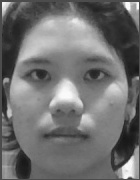
#> input picture dataset/6752300046_Taer.jpg, 140 x 180 px
$ python -i face_utils.py   (imports and definitions only)
#> lines starting #> are read from the running program, lines starting #| are printed output that depends on the picture
#> further down, picture is the input picture: shape (180, 140); min 21, max 253, mean 112.7
import os
import re
import cv2
import numpy as np

# [3 lines not run here, left out]

DATASET_DIR = os.path.join(os.path.dirname(os.path.abspath(__file__)), "dataset")
IMG_EXT = {".jpg", ".jpeg", ".png", ".bmp", ".webp"}  # นามสกุลที่ cv2 อ่านได้
ID_DIGITS = 10  # รหัสนักศึกษาต้องมี 10 หลัก
IMG_SIZE = (140, 180)  # (กว้าง, สูง) ของหน้าที่ตัดแล้ว
CASCADE = cv2.CascadeClassifier(cv2.data.haarcascades + "haarcascade_frontalface_default.xml")


def face_from_photo(gray):
    """รูปนักเรียน -> หน้าขาวดำช่วงหน้าผาก-คาง แก้ม-แก้ม ขนาด IMG_SIZE (None ถ้าหาหน้าไม่เจอ)"""
    # ตัดขอบสีเรียบออก
    for _ in range(4):
        if gray[0].std() < 4: gray = gray[1:]
        if gray[-1].std() < 4: gray = gray[:-1]
        if gray[:, 0].std() < 4: gray = gray[:, 1:]
        if gray[:, -1].std() < 4: gray = gray[:, :-1]
#> this loop made 4 passes
#> pass 1, in face_from_photo, `if gray[:, 0].std() < 4: gray = gray[:, 1:]`:
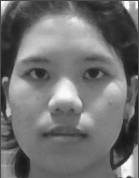
#> gray: shape (178, 139); min 21, max 253, mean 113.4
#> pass 1, in face_from_photo, `if gray[:, -1].std() < 4: gray = gray[:, :-1]`:
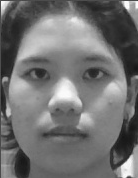
#> gray: shape (178, 138); min 21, max 253, mean 113.7
#> after the loop:
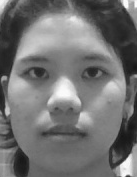
#> gray: shape (177, 137); min 21, max 253, mean 114.2

    h, w = gray.shape
#> h = 177; w = 137
    gray = cv2.resize(gray, (round(w * (600 / max(h, w))), round(h * (600 / max(h, w)))), interpolation=cv2.INTER_AREA)
#> gray: shape (600, 464)
    gray = cv2.copyMakeBorder(gray, 150, 150, 150, 150, cv2.BORDER_REPLICATE)
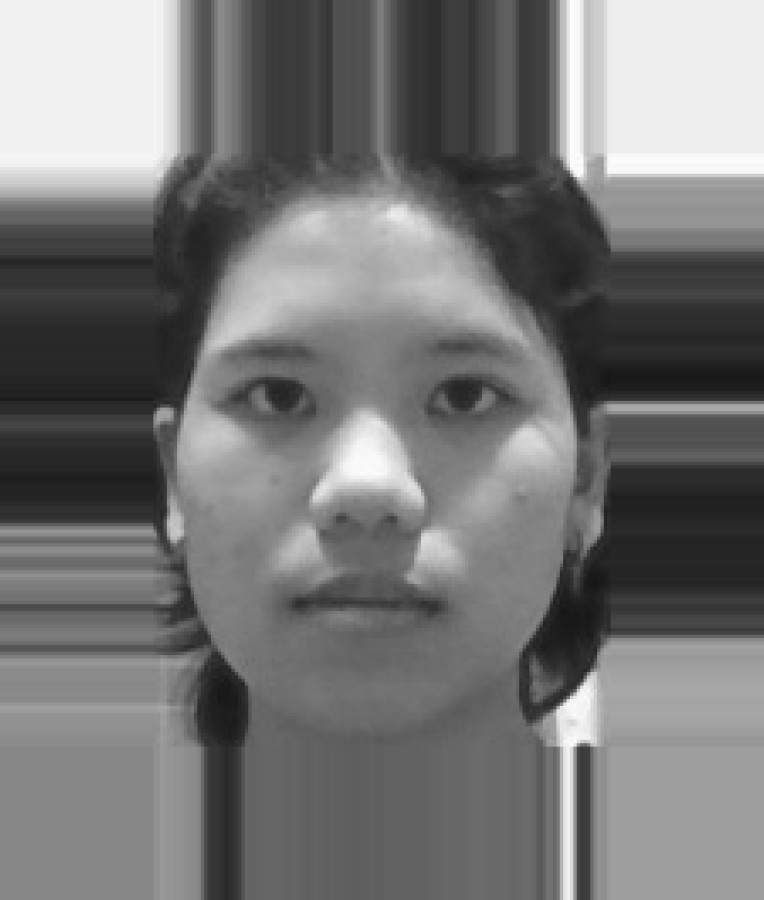
#> gray: shape (900, 764); min 21, max 253, mean 117.2

    faces = CASCADE.detectMultiScale(gray, 1.05, 6, minSize=(80, 80))
#> faces = [[105, 197, 529, 529]]
    if len(faces) == 0:
        return None

    x, y, w, h = max(faces, key=lambda r: r[2] * r[3])
#> x = 105; y = 197; w = 529; h = 529

    cw = w * 0.78
#> cw = 412.6
    x0, y0 = int(round(x + (w - cw) / 2)), int(round(y + h * 0.06))
#> x0 = 163; y0 = 229
    x1, y1 = x0 + int(round(cw)), y0 + int(round(cw * IMG_SIZE[1] / IMG_SIZE[0]))
#> x1 = 576; y1 = 760

    p = max(0, -x0, -y0, x1 - gray.shape[1], y1 - gray.shape[0])
#> p = 0
    if p > 0:
        gray = cv2.copyMakeBorder(gray, p, p, p, p, cv2.BORDER_REPLICATE)

    return cv2.resize(gray[y0 + p:y1 + p, x0 + p:x1 + p], IMG_SIZE, interpolation=cv2.INTER_AREA)
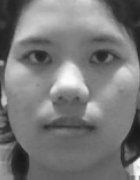
#> returned value: shape (180, 140); min 22, max 251, mean 120.5


def load_dataset():
    """อ่านทุกรูปใน dataset/ -> (หน้าที่ตัดแล้ว, ชื่อ)"""
    faces, labels = [], []
    for file in sorted(os.listdir(DATASET_DIR)):
        path = os.path.join(DATASET_DIR, file)
        ext = os.path.splitext(file)[1].lower()
        if ext not in IMG_EXT:
            if ext in (".heif", ".heic"):
                print(f"  ข้าม (รูป iPhone ต้องแปลงเป็น .jpg ก่อน): {file}")
            elif not file.startswith(".") and file.lower() != "desktop.ini":
                print(f"  ข้าม (ไม่ใช่ไฟล์รูป): {file}")
            continue
        img = cv2.imdecode(np.fromfile(path, np.uint8), cv2.IMREAD_GRAYSCALE)

        face = face_from_photo(img) if img is not None else None
        if face is None:
            print(f"  ข้าม (อ่านไม่ได้หรือหาหน้าไม่เจอ): {file}")
            continue

        label = re.sub(r"[\s_\-]*\(?\d+\)?$", "", os.path.splitext(file)[0])
        sid = label.split("_", 1)[0]
        if not (sid.isdigit() and len(sid) == ID_DIGITS):
            print(f"  เตือน: รหัส '{sid}' ไม่ใช่ตัวเลข {ID_DIGITS} หลัก ตรวจชื่อไฟล์ {file}")

        faces.append(face)
        labels.append(label)

    return faces, labels

>>> import cv2
>>> picture = cv2.imread('dataset/6752300046_Taer.jpg', cv2.IMREAD_GRAYSCALE)
>>> result = face_from_photo(picture)

$ run again, on dataset/6752300216_Jack.jpg
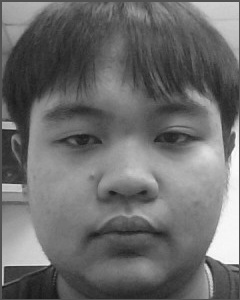
#> input picture dataset/6752300216_Jack.jpg, 240 x 300 px
#> picture is the input picture: shape (300, 240); min 23, max 252, mean 108.6
#> in face_from_photo, `gray = cv2.copyMakeBorder(gray, 150, 150, 150, 150, cv2.BORDER_REPLICA..`:
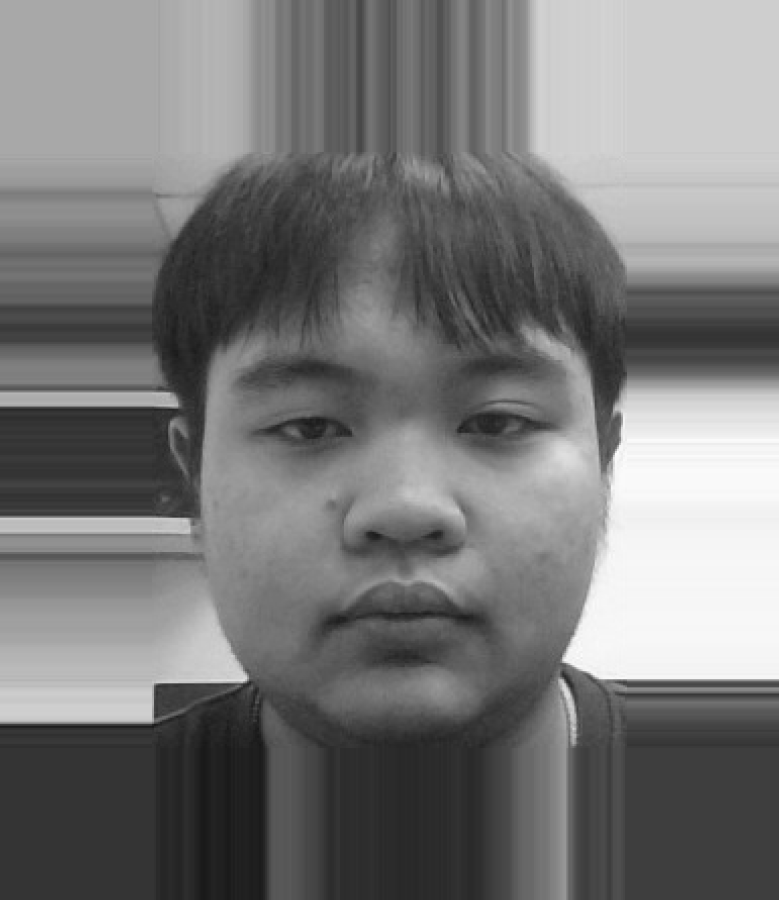
#> gray: shape (900, 779); min 23, max 252, mean 120
#> faces = [[162, 236, 490, 490]]
#> in face_from_photo, `x, y, w, h = max(faces, key=lambda r: r[2] * r[3])`: x = 162; y = 236; w = 490
#> cw = 382.2
#> x0 = 216; y0 = 265
#> x1 = 598; y1 = 756
#> p = 0
#> in face_from_photo, `return cv2.resize(gray[y0 + p:y1 + p, x0 + p:x1 + p], IMG_SIZE, interp..`:
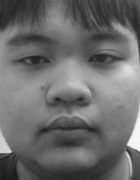
#> returned value: shape (180, 140); min 26, max 248, mean 107.8

$ run again, on dataset/6752300232_Memi.jpg
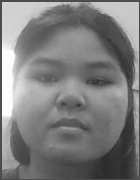
#> input picture dataset/6752300232_Memi.jpg, 140 x 180 px
#> picture is the input picture: shape (180, 140); min 42, max 255, mean 126.2
#> in face_from_photo, `gray = cv2.copyMakeBorder(gray, 150, 150, 150, 150, cv2.BORDER_REPLICA..`:
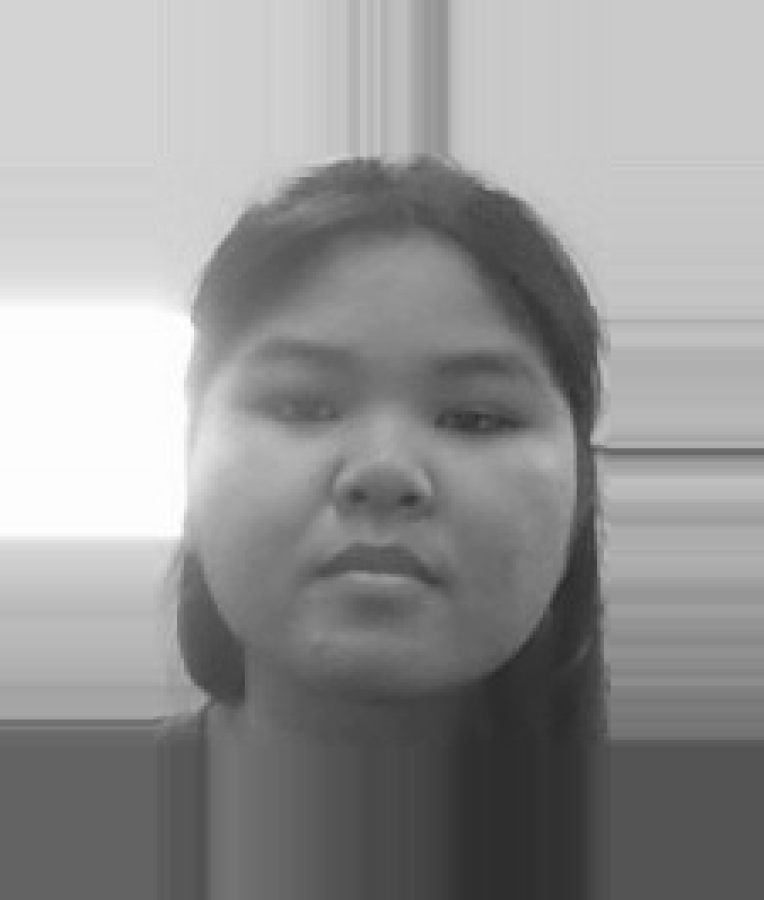
#> gray: shape (900, 764); min 42, max 255, mean 149.4
#> faces = [[163, 225, 443, 443]]
#> in face_from_photo, `x, y, w, h = max(faces, key=lambda r: r[2] * r[3])`: x = 163; y = 225; w = 443
#> cw = 345.5
#> x0 = 212; y0 = 252
#> x1 = 558; y1 = 696
#> p = 0
#> in face_from_photo, `return cv2.resize(gray[y0 + p:y1 + p, x0 + p:x1 + p], IMG_SIZE, interp..`:
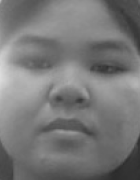
#> returned value: shape (180, 140); min 43, max 220, mean 119.7

$ run again, on dataset/6752300313_Arm.jpg
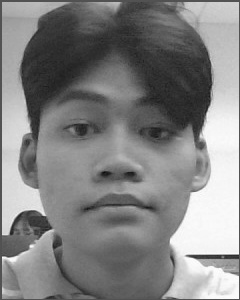
#> input picture dataset/6752300313_Arm.jpg, 240 x 300 px
#> picture is the input picture: shape (300, 240); min 10, max 255, mean 131.1
#> in face_from_photo, `gray = cv2.copyMakeBorder(gray, 150, 150, 150, 150, cv2.BORDER_REPLICA..`:
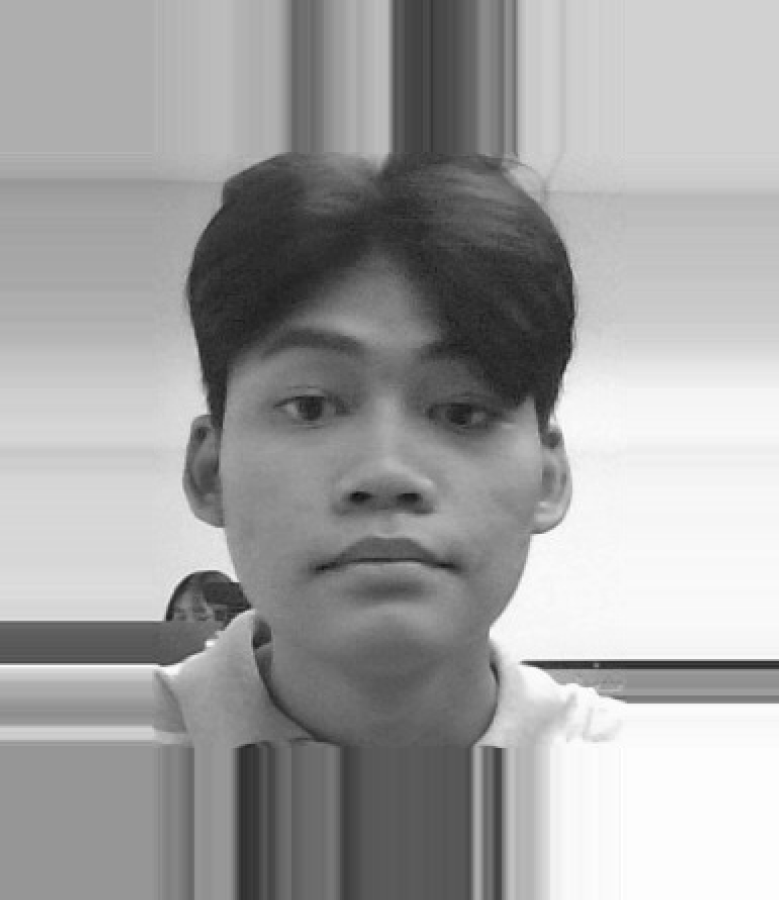
#> gray: shape (900, 779); min 10, max 255, mean 161
#> faces = [[178, 241, 423, 423]]
#> in face_from_photo, `x, y, w, h = max(faces, key=lambda r: r[2] * r[3])`: x = 178; y = 241; w = 423
#> cw = 329.9
#> x0 = 225; y0 = 266
#> x1 = 555; y1 = 690
#> p = 0
#> in face_from_photo, `return cv2.resize(gray[y0 + p:y1 + p, x0 + p:x1 + p], IMG_SIZE, interp..`:
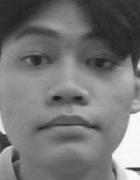
#> returned value: shape (180, 140); min 22, max 251, mean 116.6
